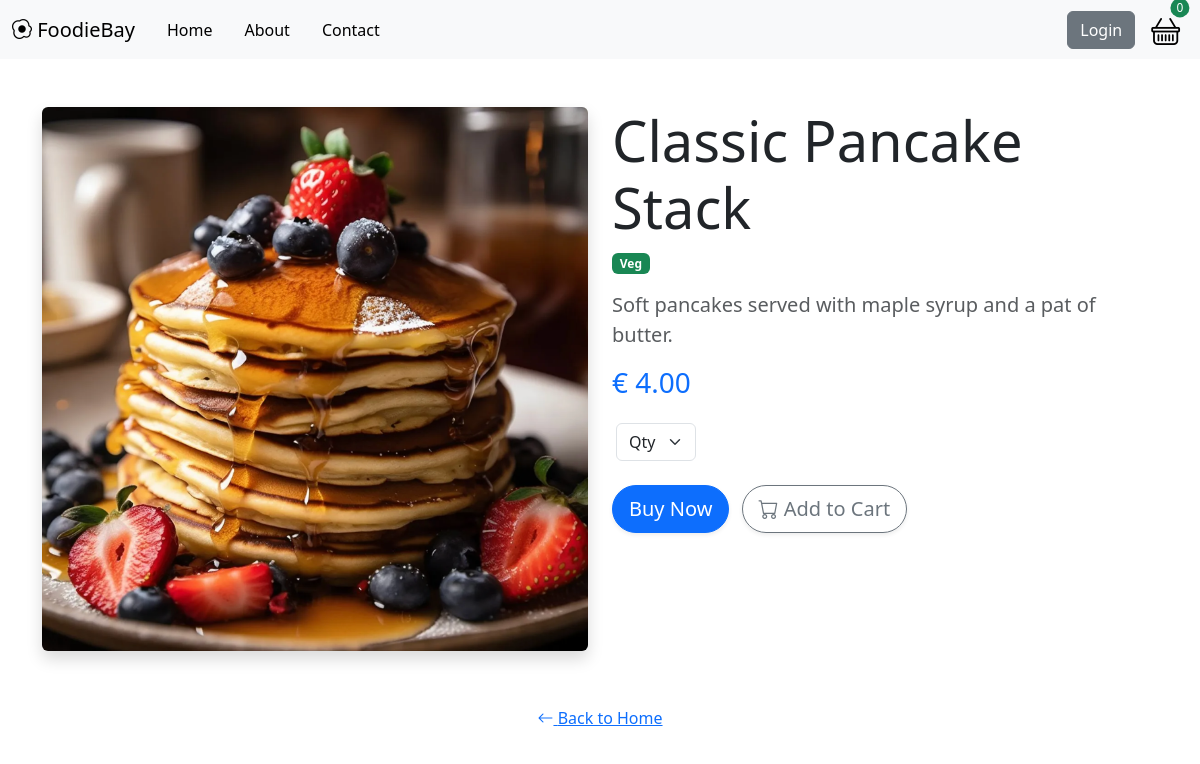
/product/5, run on the app's committed database.
### FoodieBay/models.py (models this page shows, shortened)
class fooditem(models.Model):
    item_name = models.CharField(max_length=30)
    description = models.CharField(max_length=100)
    price = models.DecimalField(max_digits=4, default=0, decimal_places=2)
    image = models.ImageField(upload_to='uploads/product/', blank=True, null=True)
    non_veg = models.BooleanField(default=False)

### FoodieBay/views.py (the view)
# urls.py: path('product/<int:pk>', views.product, name='product'),
def product(request, pk):
    item = fooditem.objects.get(id=pk)
    return render(request, 'product.html', {'product': item})

### cart/cart.py (called while the page is built)
   def __len__(self):
       return len(self.cart)

### cart/context_processor.py (called while the page is built)
def cart(request):
   return {'cart': Cart(request)}

### FoodieBay/templates/product.html (shortened to what this page needs)
<!DOCTYPE html>
{% load static %}
<html lang="en">
<head>
    <link href="https://cdn.jsdelivr.net/npm/bootstrap@5.3.0/dist/css/bootstrap.min.css" rel="stylesheet">
</head>
<body>
{% include 'navbar.html' %}
    <div class="container my-5">
        <div class="row">
            <div class="col-md-6">
                <img src="{{ product.image.url }}" class="img-fluid rounded shadow" alt="{{ product.item_name }}">
            </div>
            <div class="col-md-6">
                <h1 class="display-4 font-weight-bold">{{ product.item_name }}</h1>
                {% if product.non_veg %}
                    <span class="badge bg-danger">Non-Veg</span>
                {% else %}
                    <span class="badge bg-success">Veg</span>
                {% endif %}
                <p class="lead mt-3 text-muted">{{ product.description }}</p>
                <h3 class="text-primary font-weight-bold">€ {{ product.price }}</h3>
                <div class="ms-1 mt-4" style="width: 80px;">
                        <select class="form-select" id="qty-cart">
                          <option selected>Qty</option>
                        </select>
                    </div>
                <div class="mt-4">
                    <button class="btn btn-primary btn-lg rounded-pill shadow-sm me-2" type="button" data-product-id="{{ product.id }}" id="buy">Buy Now</button>
                    <button class="btn btn-outline-secondary btn-lg rounded-pill shadow-sm" type="button" data-product-id="{{ product.id }}" id="add-cart">
                        <i class="bi bi-cart"></i> Add to Cart
                    </button>
                </div>
            </div>
        </div>
        <div class="mt-5 text-center">
            <a href="/" class="btn btn-link text-primary"><i class="bi bi-arrow-left"></i> Back to Home</a>
        </div>
    </div>
</body>
</html>

### data on the page
fooditem: image (picture), item_name "Classic Pancake Stack", description "Soft pancakes served with maple syrup and a pat of butter.", price "4.00"

### other printed values
{{ cart|length }} "0"
